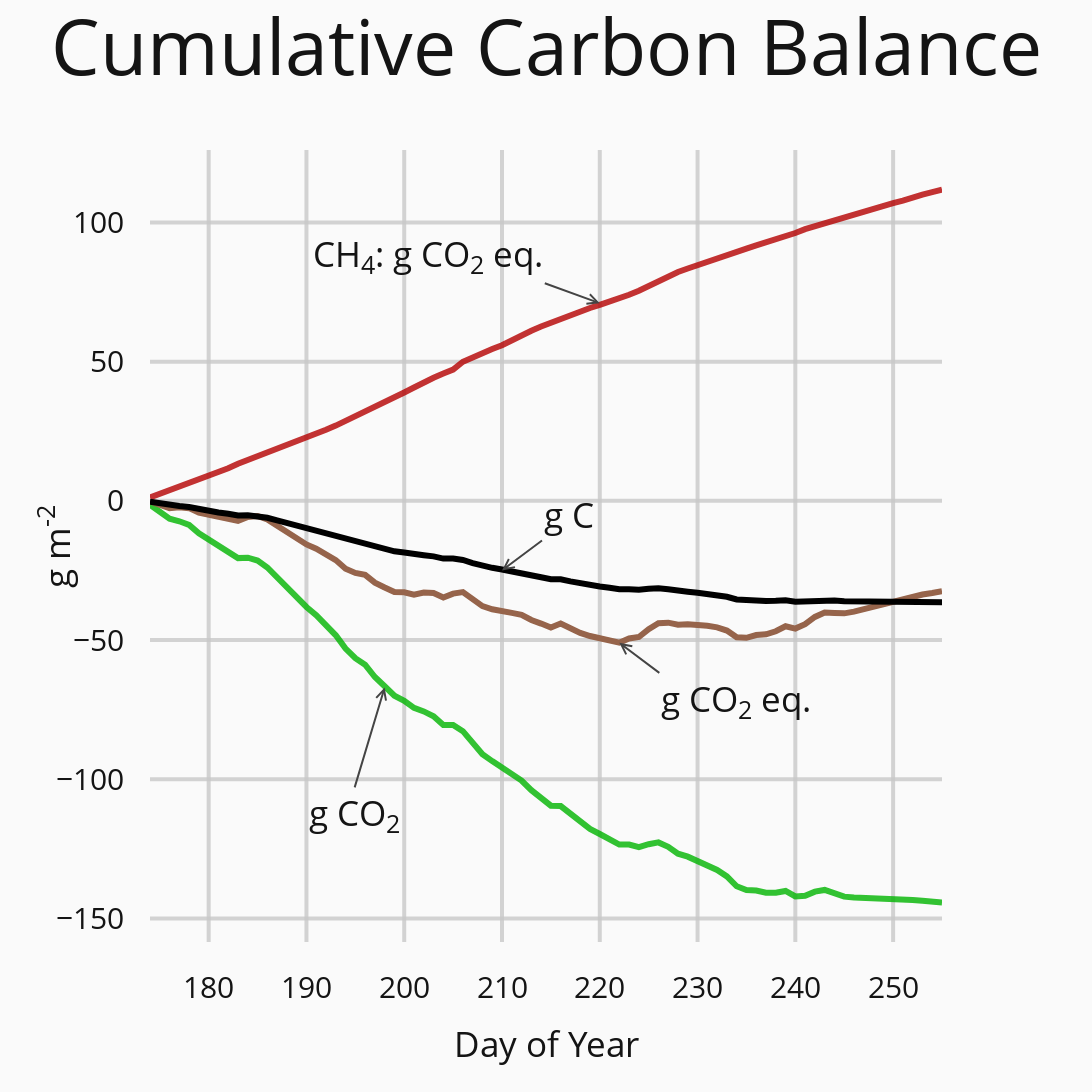

The code cell stored with this chart in its notebook:
### Code cell
from IPython.core.display import display, HTML
display(HTML("<style>.container { width:100% !important; }</style>"))

CO2 = Daily['co2_flux_Filled'].cumsum()
CH4 = Daily['ch4_flux_Filled'].cumsum()*1e-3*28
Ballance = CO2+CH4
Carbon = Daily['co2_Carbon'].cumsum()+Daily['ch4_Carbon'].cumsum()

print(Daily['co2_Carbon'].mean()+Daily['ch4_Carbon'].mean())
print(Daily['ch4_flux_Filled'].mean()*1e-3*28+Daily['co2_flux_Filled'].mean())

Daily['co2_flux_Filled'].sum()

# print(CH4)

print(CO2[255])
print(CH4[255])
print(Ballance[255])
print(Carbon[255])

fig = tools.make_subplots(rows=1, cols=1)

trace1 = go.Scatter(y=CO2,x=Daily.index,line=dict(color='rgba(0,180,0,.8)',width=Lyn),
                   )
trace2 = go.Scatter(y=CH4,x=Daily.index,line=dict(color='rgba(180,0,0,.8)',width=Lyn),
                   )
trace3 = go.Scatter(y=Ballance,x=Daily.index,line=dict(color='rgba(150, 100, 75,1',width=Lyn),
                   )
trace4 = go.Scatter(y=Carbon,x=Daily.index,line=dict(color='rgba(0, 0, 0,1)',width=Lyn),
                   )

height = 1500
width = 2000


fig.append_trace(trace1, 1, 1)
fig.append_trace(trace2, 1, 1)
fig.append_trace(trace3, 1, 1)
fig.append_trace(trace4, 1, 1)

# data=[trace1,trace2,trace3]

# layout = go.Layout(
#     height=height,
#     width=width

fig['layout'].update(
    width=width,
    height=height,
    autosize=False,
    margin=go.Margin(
        l=150,
        r=150,
        b=150,
        t=150,
        pad=25,
    ),paper_bgcolor=BGCL,plot_bgcolor=PLCL,
    title='Cumulative Carbon Balance',
    font=dict(
        size=MTitle,color=Fcolor
    ),showlegend=False,
#     legend=dict(x=.1,y=0)
)

fig['layout']['xaxis1'].update(title='Day of Year',
                               gridcolor=Gcolor,gridwidth=GW,titlefont={'color':Fcolor,'size':AxTitle},
                               tickfont=dict(color=Fcolor,size=Tik),zerolinecolor=Gcolor,zerolinewidth=GW)
fig['layout']['yaxis1'].update(title='g m<sup>-2</sup>',
                               gridcolor=Gcolor,gridwidth=GW,titlefont={'color':Fcolor,'size':AxTitle},
                               tickfont=dict(color=Fcolor,size=Tik),zerolinecolor=Gcolor,zerolinewidth=GW)
    
fig['layout']['annotations'].extend([dict(yref = 'y1',y = -67,
        xref= 'x1',x = 198,text = 'g CO<sub>2</sub>',showarrow=True,
        font = {'color':Fcolor,'size': AxTitle},xanchor = 'center',yanchor = 'top',
        arrowhead=5,ay=100,ax=-30
    ),dict(yref = 'y1',y = 71,
        xref= 'x1',x = 220,text = 'CH<sub>4</sub>: g CO<sub>2</sub> eq.',showarrow=True,
        font = {'color':Fcolor,'size': AxTitle},xanchor = 'right',yanchor = 'bottom',
        arrowhead=5,ay=-20,ax=-55,
    ),dict(yref = 'y1',y = -51,
        xref= 'x1',x = 222,text = 'g CO<sub>2</sub> eq.',showarrow=True,
        font = {'color':Fcolor,'size': AxTitle},xanchor = 'left',yanchor = 'top',
        arrowhead=5,ay=30,ax=40,
    ),dict(yref = 'y1',y = -25,
        xref= 'x1',x = 210,text = 'g C',showarrow=True,
        font = {'color':Fcolor,'size': AxTitle},xanchor = 'left',yanchor = 'bottom',
        arrowhead=5,ay=-30,ax=40,
         )])


offline.iplot(fig,filename = 'Cumulative',image='png',image_height=height,image_width = width)

### Figure 1 — Plotly figure (JSON) as saved in the notebook; plotly's stock layout.template omitted (floating-point values rounded to 4 significant figures)
{"data": [{"line": {"color": "rgba(0,180,0,.8)", "width": 6}, "type": "scatter", "x": [174, 175, 176, 177, 178, 179, 180, 181, 182, 183, 184, 185, 186, 187, 188, 189, 190, 191, 192, 193, 194, 195, 196, 197, 198, 199, 200, 201, 202, 203, 204, 205, 206, 207, 208, 209, 210, 211, 212, 213, 214, 215, 216, 217, 218, 219, 220, 221, 222, 223, 224, 225, 226, 227, 228, 229, 230, 231, 232, 233, 234, 235, 236, 237, 238, 239, 240, 241, 242, 243, 244, 245, 246, 247, 248, 249, 250, 251, 252, 253, 254, 255], "xaxis": "x1", "y": [-1.377, -3.782, -6.431, -7.33, -8.638, -11.64, -13.87, -16.21, -18.13, -20.56, -20.42, -21.45, -23.92, -27.48, -30.99, -34.79, -38.12, -41.08, -44.55, -48.3, -53.05, -56.53, -58.85, -63.28, -66.59, -70.0, -71.81, -74.38, -75.63, -77.36, -80.49, -80.47, -82.73, -86.93, -91.04, -93.48, -95.78, -98.08, -100.4, -103.9, -106.7, -109.5, -109.6, -112.5, -115.4, -117.8, -119.7, -121.3, -123.5, -123.5, -124.4, -123.3, -122.7, -124.3, -126.7, -127.8, -129.3, -130.8, -132.6, -134.9, -138.4, -139.8, -139.9, -140.7, -140.7, -140.1, -142.1, -141.9, -140.4, -139.8, -141.1, -142.2, -142.5, -142.6, -143.0, -142.7, -143.1, -143.0, -143.3, -143.7, -144.0, -144.2], "yaxis": "y1"}, {"line": {"color": "rgba(180,0,0,.8)", "width": 6}, "type": "scatter", "x": [174, 175, 176, 177, 178, 179, 180, 181, 182, 183, 184, 185, 186, 187, 188, 189, 190, 191, 192, 193, 194, 195, 196, 197, 198, 199, 200, 201, 202, 203, 204, 205, 206, 207, 208, 209, 210, 211, 212, 213, 214, 215, 216, 217, 218, 219, 220, 221, 222, 223, 224, 225, 226, 227, 228, 229, 230, 231, 232, 233, 234, 235, 236, 237, 238, 239, 240, 241, 242, 243, 244, 245, 246, 247, 248, 249, 250, 251, 252, 253, 254, 255], "xaxis": "x1", "y": [1.21, 2.533, 3.817, 5.018, 6.022, 7.388, 8.804, 10.26, 11.7, 13.34, 14.65, 16.03, 17.23, 18.49, 19.87, 21.12, 22.46, 23.91, 25.52, 27.03, 28.65, 30.63, 32.26, 33.88, 35.45, 37.26, 38.94, 40.71, 42.68, 44.24, 45.75, 47.16, 49.97, 51.63, 53.23, 54.54, 55.91, 57.83, 59.54, 61.12, 62.63, 64.03, 65.55, 66.69, 68.02, 69.28, 70.38, 71.56, 72.52, 74.05, 75.51, 77.27, 78.72, 80.51, 82.22, 83.46, 84.74, 85.9, 87.15, 88.31, 89.43, 90.6, 91.74, 92.78, 93.9, 95.08, 96.22, 97.59, 98.68, 99.68, 100.8, 101.8, 102.7, 103.7, 104.8, 105.8, 106.9, 107.9, 109.1, 110.0, 110.9, 111.8], "yaxis": "y1"}, {"line": {"color": "rgba(150, 100, 75,1", "width": 6}, "type": "scatter", "x": [174, 175, 176, 177, 178, 179, 180, 181, 182, 183, 184, 185, 186, 187, 188, 189, 190, 191, 192, 193, 194, 195, 196, 197, 198, 199, 200, 201, 202, 203, 204, 205, 206, 207, 208, 209, 210, 211, 212, 213, 214, 215, 216, 217, 218, 219, 220, 221, 222, 223, 224, 225, 226, 227, 228, 229, 230, 231, 232, 233, 234, 235, 236, 237, 238, 239, 240, 241, 242, 243, 244, 245, 246, 247, 248, 249, 250, 251, 252, 253, 254, 255], "xaxis": "x1", "y": [-0.1666, -1.248, -2.614, -2.311, -2.617, -4.249, -5.062, -5.95, -6.433, -7.213, -5.772, -5.42, -6.691, -8.99, -11.12, -13.68, -15.66, -17.17, -19.03, -21.27, -24.4, -25.9, -26.59, -29.4, -31.14, -32.74, -32.86, -33.67, -32.96, -33.12, -34.74, -33.31, -32.76, -35.31, -37.81, -38.94, -39.87, -40.25, -40.91, -42.8, -44.08, -45.47, -44.08, -45.85, -47.42, -48.55, -49.27, -49.77, -50.95, -49.43, -48.89, -46.07, -43.96, -43.75, -44.52, -44.34, -44.52, -44.89, -45.44, -46.58, -49.01, -49.2, -48.21, -47.95, -46.83, -45.04, -45.88, -44.27, -41.69, -40.08, -40.27, -40.41, -39.77, -38.83, -38.19, -36.91, -36.19, -35.15, -34.22, -33.64, -33.08, -32.42], "yaxis": "y1"}, {"line": {"color": "rgba(0, 0, 0,1)", "width": 6}, "type": "scatter", "x": [174, 175, 176, 177, 178, 179, 180, 181, 182, 183, 184, 185, 186, 187, 188, 189, 190, 191, 192, 193, 194, 195, 196, 197, 198, 199, 200, 201, 202, 203, 204, 205, 206, 207, 208, 209, 210, 211, 212, 213, 214, 215, 216, 217, 218, 219, 220, 221, 222, 223, 224, 225, 226, 227, 228, 229, 230, 231, 232, 233, 234, 235, 236, 237, 238, 239, 240, 241, 242, 243, 244, 245, 246, 247, 248, 249, 250, 251, 252, 253, 254, 255], "xaxis": "x1", "y": [-0.3435, -0.9643, -1.653, -1.866, -2.196, -2.978, -3.549, -4.149, -4.636, -5.253, -5.181, -5.426, -6.067, -7.005, -7.926, -8.931, -9.802, -10.57, -11.48, -12.46, -13.71, -14.61, -15.2, -16.36, -17.22, -18.11, -18.56, -19.21, -19.5, -19.93, -20.74, -20.7, -21.24, -22.34, -23.42, -24.05, -24.64, -25.22, -25.82, -26.73, -27.45, -28.17, -28.17, -28.93, -29.69, -30.31, -30.77, -31.2, -31.76, -31.72, -31.93, -31.59, -31.38, -31.76, -32.39, -32.65, -33.01, -33.4, -33.86, -34.45, -35.39, -35.73, -35.74, -35.93, -35.9, -35.7, -36.21, -36.1, -35.67, -35.48, -35.8, -36.08, -36.14, -36.13, -36.22, -36.12, -36.2, -36.15, -36.2, -36.26, -36.33, -36.37], "yaxis": "y1"}], "layout": {"annotations": [{"arrowhead": 5, "ax": -30, "ay": 100, "font": {"color": "rgba(20,20,20,1)", "size": 35}, "showarrow": true, "text": "g CO<sub>2</sub>", "x": 198, "xanchor": "center", "xref": "x1", "y": -67, "yanchor": "top", "yref": "y1"}, {"arrowhead": 5, "ax": -55, "ay": -20, "font": {"color": "rgba(20,20,20,1)", "size": 35}, "showarrow": true, "text": "CH<sub>4</sub>: g CO<sub>2</sub> eq.", "x": 220, "xanchor": "right", "xref": "x1", "y": 71, "yanchor": "bottom", "yref": "y1"}, {"arrowhead": 5, "ax": 40, "ay": 30, "font": {"color": "rgba(20,20,20,1)", "size": 35}, "showarrow": true, "text": "g CO<sub>2</sub> eq.", "x": 222, "xanchor": "left", "xref": "x1", "y": -51, "yanchor": "top", "yref": "y1"}, {"arrowhead": 5, "ax": 40, "ay": -30, "font": {"color": "rgba(20,20,20,1)", "size": 35}, "showarrow": true, "text": "g C", "x": 210, "xanchor": "left", "xref": "x1", "y": -25, "yanchor": "bottom", "yref": "y1"}], "autosize": false, "font": {"color": "rgba(20,20,20,1)", "size": 55}, "height": 1500, "margin": {"b": 150, "l": 150, "pad": 25, "r": 150, "t": 150}, "paper_bgcolor": "rgb(250,250,250)", "plot_bgcolor": "rgb(250,250,250)", "showlegend": false, "title": "Cumulative Carbon Balance", "width": 2000, "xaxis1": {"anchor": "y1", "domain": [0, 1], "gridcolor": "rgba(200,200,200,.8)", "gridwidth": 4, "tickfont": {"color": "rgba(20,20,20,1)", "size": 30}, "title": "Day of Year", "titlefont": {"color": "rgba(20,20,20,1)", "size": 35}, "zerolinecolor": "rgba(200,200,200,.8)", "zerolinewidth": 4}, "yaxis1": {"anchor": "x1", "domain": [0, 1], "gridcolor": "rgba(200,200,200,.8)", "gridwidth": 4, "tickfont": {"color": "rgba(20,20,20,1)", "size": 30}, "title": "g m<sup>-2</sup>", "titlefont": {"color": "rgba(20,20,20,1)", "size": 35}, "zerolinecolor": "rgba(200,200,200,.8)", "zerolinewidth": 4}}}
